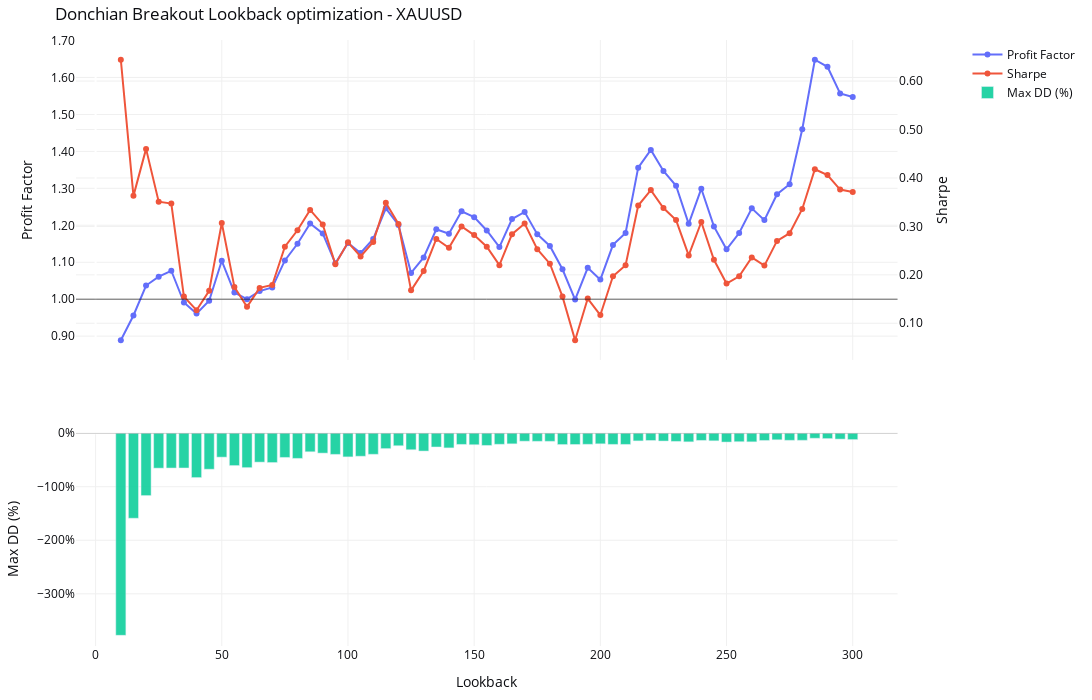

The notebook cell saved with this chart:
### Markdown cell above
I define the selection criterion for the optimized parameter as follows:  
A parameter value is considered optimal when small variations around it do not cause significant changes in key performance metrics.
Based on this criterion, there are two stable regions that satisfy these conditions:  
- **Lookback 60–75**  
- **Lookback 160–200**  

**Therefore, I select 72** as the optimized parameter, as it lies within a stable region that balances responsiveness and robustness.

### Code cell
lookbacks_list = list(range(10, 301, 5))

grind_df, figs = grind_search_parameters(
    pairs=PAIR,
    timeframe=TIMEFRAME,
    start_date=START_DATE,
    end_date=END_DATE,
    lookbacks=lookbacks_list,
    initial_capital=INITIAL_CAPITAL,
    risk_per_trade=RISK_PER_TRADE,
    risk_mode=RISK_MODE,
    commission_per_lot=COMMISSION_PER_LOT,
    backtest_fn=run_backtest_for_symbol_v2,
    plot_charts=True,
)

print(grind_df.head())
figs[f"{PAIR}"].show()

### Figure 1 — Plotly figure (JSON) as saved in the notebook; plotly's stock layout.template omitted (floating-point values rounded to 4 significant figures)
{"data": [{"mode": "lines+markers", "name": "Profit Factor", "type": "scatter", "x": [10, 15, 20, 25, 30, 35, 40, 45, 50, 55, 60, 65, 70, 75, 80, 85, 90, 95, 100, 105, 110, 115, 120, 125, 130, 135, 140, 145, 150, 155, 160, 165, 170, 175, 180, 185, 190, 195, 200, 205, 210, 215, 220, 225, 230, 235, 240, 245, 250, 255, 260, 265, 270, 275, 280, 285, 290, 295, 300], "xaxis": "x", "y": [0.889, 0.956, 1.037, 1.061, 1.077, 0.991, 0.961, 0.996, 1.104, 1.018, 1, 1.022, 1.032, 1.105, 1.15, 1.205, 1.178, 1.097, 1.152, 1.125, 1.163, 1.246, 1.201, 1.071, 1.113, 1.189, 1.177, 1.238, 1.222, 1.186, 1.141, 1.217, 1.236, 1.176, 1.144, 1.081, 0.999, 1.085, 1.053, 1.147, 1.179, 1.356, 1.404, 1.347, 1.307, 1.204, 1.299, 1.197, 1.135, 1.179, 1.246, 1.214, 1.284, 1.311, 1.46, 1.648, 1.629, 1.557, 1.547], "yaxis": "y"}, {"mode": "lines+markers", "name": "Sharpe", "type": "scatter", "x": [10, 15, 20, 25, 30, 35, 40, 45, 50, 55, 60, 65, 70, 75, 80, 85, 90, 95, 100, 105, 110, 115, 120, 125, 130, 135, 140, 145, 150, 155, 160, 165, 170, 175, 180, 185, 190, 195, 200, 205, 210, 215, 220, 225, 230, 235, 240, 245, 250, 255, 260, 265, 270, 275, 280, 285, 290, 295, 300], "xaxis": "x", "y": [0.644, 0.363, 0.46, 0.351, 0.347, 0.155, 0.127, 0.167, 0.307, 0.175, 0.134, 0.173, 0.179, 0.258, 0.292, 0.334, 0.304, 0.222, 0.267, 0.238, 0.268, 0.349, 0.305, 0.168, 0.208, 0.274, 0.256, 0.3, 0.282, 0.258, 0.22, 0.284, 0.306, 0.253, 0.223, 0.155, 0.065, 0.151, 0.117, 0.197, 0.22, 0.343, 0.375, 0.338, 0.313, 0.24, 0.309, 0.231, 0.182, 0.197, 0.236, 0.219, 0.27, 0.286, 0.336, 0.418, 0.406, 0.376, 0.371], "yaxis": "y2"}, {"name": "Max DD (%)", "opacity": 0.85, "type": "bar", "x": [10, 15, 20, 25, 30, 35, 40, 45, 50, 55, 60, 65, 70, 75, 80, 85, 90, 95, 100, 105, 110, 115, 120, 125, 130, 135, 140, 145, 150, 155, 160, 165, 170, 175, 180, 185, 190, 195, 200, 205, 210, 215, 220, 225, 230, 235, 240, 245, 250, 255, 260, 265, 270, 275, 280, 285, 290, 295, 300], "xaxis": "x2", "y": [-3.776, -1.589, -1.166, -0.6532, -0.651, -0.65, -0.8291, -0.6734, -0.4479, -0.6049, -0.6435, -0.541, -0.5482, -0.4531, -0.471, -0.3475, -0.3725, -0.396, -0.4428, -0.4308, -0.3944, -0.2879, -0.2347, -0.3094, -0.334, -0.258, -0.275, -0.21, -0.216, -0.2292, -0.2074, -0.1993, -0.1496, -0.1519, -0.152, -0.2126, -0.2111, -0.2078, -0.1989, -0.2098, -0.21, -0.1443, -0.1364, -0.1469, -0.1534, -0.1617, -0.1354, -0.1429, -0.1658, -0.1594, -0.162, -0.1361, -0.1233, -0.1335, -0.1334, -0.0949, -0.101, -0.1107, -0.1195], "yaxis": "y3"}], "layout": {"barmode": "relative", "font": {"color": "#0c0d11", "size": 12}, "height": 700, "margin": {"b": 30, "l": 40, "r": 30, "t": 40}, "paper_bgcolor": "#ffffff", "plot_bgcolor": "#ffffff", "shapes": [{"line": {"color": "#000000", "width": 1}, "opacity": 0.6, "type": "line", "x0": 0, "x1": 1, "xref": "x domain", "y0": 1, "y1": 1, "yref": "y"}, {"line": {"color": "#999999", "width": 1}, "opacity": 0.6, "type": "line", "x0": 0, "x1": 1, "xref": "x2 domain", "y0": 0, "y1": 0, "yref": "y3"}], "showlegend": true, "title": {"text": "Donchian Breakout Lookback optimization - XAUUSD"}, "width": 1300, "xaxis": {"anchor": "y", "domain": [0, 0.94], "gridcolor": "#f0f0f0", "matches": "x2", "showticklabels": false}, "xaxis2": {"anchor": "y3", "domain": [0, 0.94], "gridcolor": "#f0f0f0", "title": {"text": "Lookback"}}, "yaxis": {"anchor": "x", "domain": [0.472, 1], "gridcolor": "#f0f0f0", "tickformat": ".2f", "title": {"text": "Profit Factor"}}, "yaxis2": {"anchor": "x", "gridcolor": "#f0f0f0", "overlaying": "y", "side": "right", "tickformat": ".2f", "title": {"text": "Sharpe"}}, "yaxis3": {"anchor": "x2", "domain": [0, 0.352], "gridcolor": "#f0f0f0", "tickformat": ".0%", "title": {"text": "Max DD (%)"}}}}
